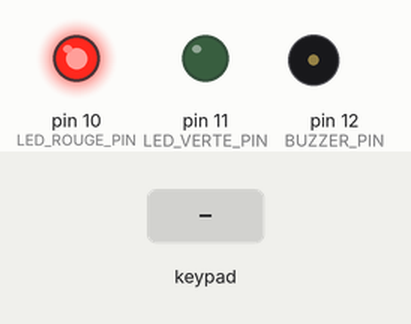
This sketch was run on a simulated Arduino Uno, built with avr-gcc and run on an emulated ATmega328P. Parts: output pins drawn as LEDs (lit = HIGH), buzzer (waves = sounding). Dashed ring = blinking. The test bench sets the inputs (shaded band). What the sketch prints to the serial monitor is not drawn.

Above: at 1.2 s.
1.3 s: key '*' pressed
At 1.6 s:
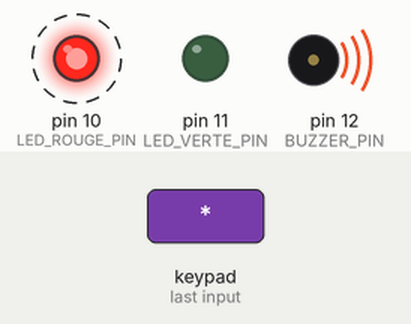
At 2.6 s:
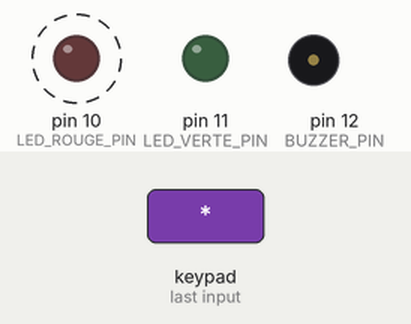
4.3 s: keypad keys 1 2 3 4 # pressed 0.4 s apart
At 6.7 s:
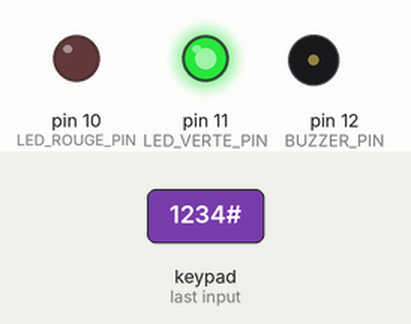
Timing chart, 0 to 8.2 s (numbered marks = the images above; inputs shaded):
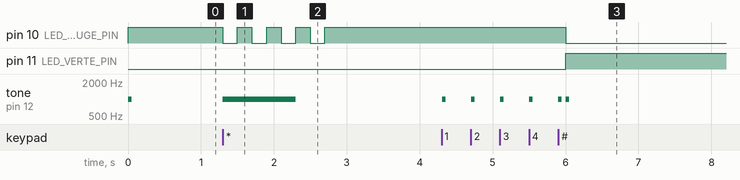

Measured:
- after the input at 1.3 s, pin 10 (LED_ROUGE_PIN): alternates HIGH for 0.20 s and LOW for 0.20 s, 8 changes in all, then stays HIGH, starting at once; tone on pin 12 (BUZZER_PIN): silent → 1000 Hz at once, → silent 1.0 s later
- after the input at 4.3 s, pin 10 (LED_ROUGE_PIN): HIGH → LOW after 1.7 s; pin 11 (LED_VERTE_PIN): LOW → HIGH after 1.7 s; tone on pin 12 (BUZZER_PIN): goes 4 × (1000 Hz 0.05 s, silent 0.35 s), 1000 Hz 0.05 s, silent 0.05 s, 1000 Hz 0.05 s, then silent, starting at once

The sketch:

serrureClavier01.ino
```cpp
// (licence header left out)
/*
 * ----------------------------------------------------------------------------
 * Ce montage permet de simuler e simuler une serrure à clavier matriciel
 * pour le jeu de rôle Grandeur Nature (jdr GN) & l'airsoft, à base d'arduino
 *
 * Vous aurez besoin
 * une carte Arduino uno ou nano
 * un clavier matriciel 4*4
 * un buzzer piezo 5V
 * une LED rouge 5v et une LED verte 5v, avec leur résistance
 *
 * Vous aurez besoin d'installer la bibliothèque keypad.h dans l'IDE
 *
 * ----------------------------------------------------------------------------
 */

/*
 * ----------------------------------------------------------------------------
 * PINOUT
 * D2     KEYPAD PIN 8          clavier matriciel
 * D3     KEYPAD PIN 7          clavier matriciel
 * D4     KEYPAD PIN 6          clavier matriciel
 * D5     KEYPAD PIN 5          clavier matriciel
 * D6     KEYPAD PIN 4          clavier matriciel
 * D7     KEYPAD PIN 3          clavier matriciel
 * D8     KEYPAD PIN 2          clavier matriciel
 * D9     KEYPAD PIN 1          clavier matriciel
 * D10    LED_ROUGE_PIN         led rouge + resistance 220 Ohms
 * D11    LED_VERTE_PIN         led verte + resistance 220 Ohms
 * D12    BUZZER_PIN            buzzer piezo 5v
 *
 * ----------------------------------------------------------------------------
 */

#include <Arduino.h>


// CODE DE LA SERRURE
char codeSerrure[4]={'1','2','3','4'};

// BLOCAGE DE LA SERRURE
int erreurCodeMax = 3;
int tempoBlocage = 30;

// LED
#define LED_ROUGE_PIN 10
#define LED_VERTE_PIN 11

// BUZZER
#define BUZZER_PIN 12

// STATUTS DE LA SERRURE
enum {
  SERRURE_OUVERTE=0,
  SERRURE_FERMEE=1,
  SERRURE_BLOQUEE=2
  };

byte statutSerrureActuel=SERRURE_FERMEE;
byte statutSerrurePrecedent=SERRURE_FERMEE;

// CLAVIER
#include <Keypad.h>   // https://playground.arduino.cc/Code/Keypad/

const byte NB_LIGNES = 4; //four NB_LIGNES
const byte NB_COLONNES = 4; //four columns
char touchesClavier[NB_LIGNES][NB_COLONNES] = {
  {'1','2','3','A'},
  {'4','5','6','B'},
  {'7','8','9','C'},
  {'*','0','#','D'}
};
byte lignesPin[NB_LIGNES] = {9, 8, 7, 6}; //connect to the row pinouts of the keypad
byte colonnesPin[NB_COLONNES] = {5, 4, 3, 2}; //connect to the column pinouts of the keypad

Keypad clavier = Keypad( makeKeymap(touchesClavier), lignesPin, colonnesPin, NB_LIGNES, NB_COLONNES );


// DIVERS
bool clignoteLed = false;
int delaiLed = 200;
bool codeOK = false;

int nbFauxCode=0;
char codeSerrureActuel[4]={'0','0','0','0'};


// REFERENCE TEMPS BLOCAGE
unsigned long int previousMillisBlocage;
unsigned long int currentMillisBlocage;
unsigned long int intervalBlocage;


/*
 * ----------------------------------------------------------------------------
 * SETUP
 * ----------------------------------------------------------------------------
 */
void setup()
{
  // on initialise la sortie serie pour debug
  Serial.begin(115200);

  // initialisation des led rouge & verte
  pinMode(LED_VERTE_PIN, OUTPUT);
  pinMode(LED_ROUGE_PIN, OUTPUT);

  changerEtatLed(LED_VERTE_PIN, LOW);
  changerEtatLed(LED_ROUGE_PIN, HIGH);

  // initialisation du buzzer
  pinMode(BUZZER_PIN, OUTPUT);

  // calcul du delai de blocage
  intervalBlocage=tempoBlocage*1000;

  // beep one time
  beepCourt();

  Serial.println("START !!!");
}
/*
 * ----------------------------------------------------------------------------
 * FIN DU SETUP
 * ----------------------------------------------------------------------------
 */


/*
 * ----------------------------------------------------------------------------
 * LOOP
 * ----------------------------------------------------------------------------
 */
void loop()
{
  // gerer le statut de la serrure
  switch (statutSerrureActuel)
    {
    case SERRURE_FERMEE:
    // la serrure est fermee
    serrureFermee();
    break;

    case SERRURE_OUVERTE:
    // la serrure est ouverte
    serrureOuverte();
    break;

    case SERRURE_BLOQUEE:
    // la serrure est bloquee
    serrureBloquee();
    break;

    default:
    // nothing
    break;
    }

}
/*
 * ----------------------------------------------------------------------------
 * FIN DU LOOP
 * ----------------------------------------------------------------------------
 */


/*
 * ----------------------------------------------------------------------------
 * FONCTIONS ADDITIONNELLES
 * ----------------------------------------------------------------------------
 */
void serrureFermee()
{
  // on allume la led rouge, on eteint la led verte
  changerEtatLed(LED_VERTE_PIN, LOW);
  changerEtatLed(LED_ROUGE_PIN, HIGH);

  // on check si une touche du clavier a ete activee
  appuiClavier();
}

void serrureOuverte()
{
  // on eteint la led rouge, on allume la led verte
  changerEtatLed(LED_VERTE_PIN, HIGH);
  changerEtatLed(LED_ROUGE_PIN, LOW);

  // on check si une touche du clavier a ete activee
  appuiClavier();
}


void serrureBloquee()
{
  // la serrure est bloquer
  // on verifie si le delai de blocage est termine
  currentMillisBlocage = millis();
  if(currentMillisBlocage - previousMillisBlocage > intervalBlocage)
  {
    // le blocage est termine
    statutSerrureActuel=statutSerrurePrecedent;
    nbFauxCode=0;
  }
  else
  {
    // le blocage actif, on clignote les led
    clignoteLed=!clignoteLed;
    changerEtatLed(LED_VERTE_PIN, clignoteLed);
    changerEtatLed(LED_ROUGE_PIN, !clignoteLed);
    delay(delaiLed);
  }
}


// manage the keypad
void appuiClavier()
{
  char touche = clavier.getKey();

  // une touche a ete pressee
  if (touche && statutSerrureActuel!=SERRURE_BLOQUEE)
  {
    beepCourt();

    // la touche pressee n'est pas un # et n'est pas un *
    if ((touche != '#') && (touche != '*'))
    {
      // on met a jour codeSerrureActuel[] en decalant chaque caractere
      codeSerrureActuel[0] = codeSerrureActuel[1];
      codeSerrureActuel[1] = codeSerrureActuel[2];
      codeSerrureActuel[2] = codeSerrureActuel[3];
      codeSerrureActuel[3] = touche;
    }
    else
    // la touche pressee est un # ou un *
    {
      // on compare codeSerrureActuel[] et codeSerrure[]
      codeOK=true;

      for (int i=0;i<4;i++)
      {
         if (codeSerrureActuel[i] != codeSerrure[i])
         {
          // ce caractere est faux, le code n'est pas bon
          codeOK=false;
         }
      }

      if (codeOK)
      {
        // le code est correct, on change le statut de la serrure
        delay(100);
        beepCourt();

        statutSerrureActuel=!statutSerrureActuel;
        nbFauxCode=0;

        codeSerrureActuel[0] = 0;
        codeSerrureActuel[1] = 0;
        codeSerrureActuel[2] = 0;
        codeSerrureActuel[3] = 0;
      }
      // le code est incorrect
      else
      {
        // on beep long
        beepLong();

        // on augmente le compteur de code faux
        nbFauxCode+=1;

        // on clignote la led rouge
        changerEtatLed(LED_VERTE_PIN, LOW);
        for (int i=0;i<4;i++)
        {
          changerEtatLed(LED_ROUGE_PIN, LOW);
          delay(delaiLed);
          changerEtatLed(LED_ROUGE_PIN, HIGH);
          delay(delaiLed);
        }

        // si il y a eu trop de faux codes
        if (nbFauxCode>=erreurCodeMax)
        {
          // on bloque la serrure
          statutSerrurePrecedent=statutSerrureActuel;
          statutSerrureActuel=SERRURE_BLOQUEE;

          currentMillisBlocage = millis();
          previousMillisBlocage = currentMillisBlocage;
        }
      }
    }
  }

  // on attend un peu
  delay(5);
}


void faireClignoterLeds()
{
  for (int i=0;i<5;i++)
  {
    changerEtatLed(LED_VERTE_PIN, HIGH);
    changerEtatLed(LED_ROUGE_PIN, LOW);
    delay(delaiLed);

    changerEtatLed(LED_VERTE_PIN, LOW);
    changerEtatLed(LED_ROUGE_PIN, HIGH);
    delay(delaiLed);
  }
}

void changerEtatLed(int ledPin, int onoff)
{
  digitalWrite(ledPin, onoff);
}


// fonctions pour faire beeper le buzzer
void beepCourt()
{
  beep(1000, 50);
}


void beepLong()
{
  beep(1000, 1000);
}


void beep(int freqBeep, int delayBeep)
{
  tone(BUZZER_PIN, freqBeep, delayBeep);
}

/*
 * ----------------------------------------------------------------------------
 * FIN DU FONCTIONS ADDITIONNELLES
 * ----------------------------------------------------------------------------
 */
```
